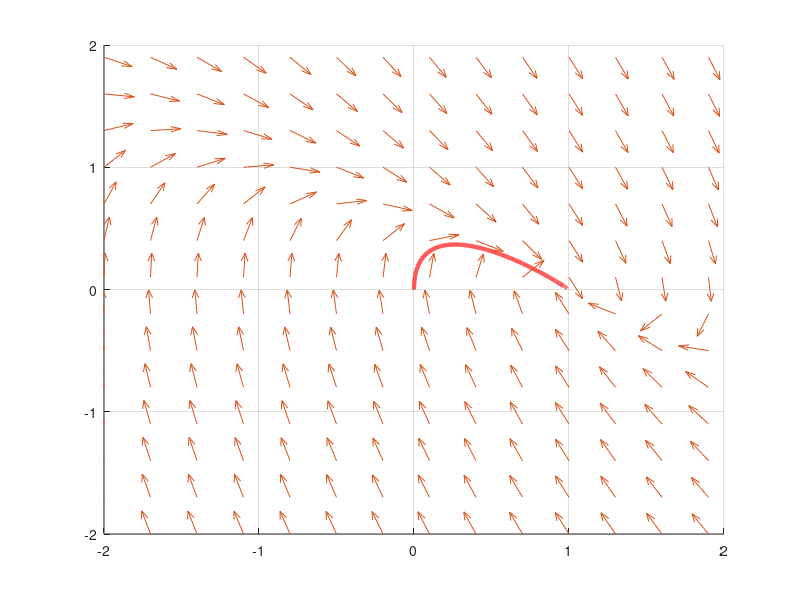

This figure's MATLAB source: (Note: this script raises an error after producing the figure.)
%% Dynamical System (mass-spring-damper system)

% d^2y/dt^2 + (b/m)*dy/dt + (k/m)*y(t) = (1/m)*F

%% Initialise simulation
clc
clear
close all

%% System parameters
b_damper=2.0;
k_spring=1.0;
mass=1.0;
force=1.0;

%% Simulation Parameters
% Initial Conditions
x1_0=0;
x2_0=0;

% Sampling time
dt=0.001;

% Final time
tf=15;

%% Build meshgrid for the Vector Field of the Pendulum System
res=0.3;
[X1,X2] = meshgrid(-2:res:2,-2:res:2);

%% Define the system and lyapunov functions
% Pendulum system with friction
x1dot=X2;
x2dot=-(b_damper/mass)*X2-(k_spring/mass)*X1+force;

%% Normalise Vectors in the vector field
x1dot_n=(x1dot./(sqrt(x1dot.^2+x2dot.^2)));
x2dot_n=(x2dot./(sqrt(x1dot.^2+x2dot.^2)));

%% Euler Approximation configuration

% Vector initialisation
t=0:dt:tf;
x1= zeros(length(t),1);
x2= zeros(length(t),1);
x1(1)=x1_0;
x2(1)=x2_0;

%% Euler Approximation of the Solution
for k=1:length(t)-1
     x1(k+1)=x1(k)+dt*(x2(k));
     x2(k+1)=x2(k)+dt*(-(b_damper/mass)*x2(k)-(k_spring/mass)*x1(k)+(1/mass)*force);
end

%% Plotting

figure(1);
grid on
hold on
axis([-2 2 -2 2])

% Plot Solution
plot(x1,x2,'LineWidth',3,'color','r')

% Plot Vector Field of the Pendulum (uncomment)
q=quiver(X1,X2,x1dot_n,x2dot_n,0.5);
q.LineWidth=1.5;


xlabel ('$x_1$','interpreter','latex','FontSize',22)
ylabel ('$x_2$','interpreter','latex','FontSize',22)
title ('Mass-Spring-Damper System','FontSize',20)

figure(2)
plot(t,x1,'LineWidth',3,'color','b')
hold
plot(t,x2,'LineWidth',3,'color','r')
xlabel ('$t$','interpreter','latex','FontSize',22)
ylabel ('$x_1, x_2t$','interpreter','latex','FontSize',22)
title ('Mass-Spring-Damper System','FontSize',20)

figure(3)
plot3(t,x1,x2,'LineWidth',3,'color','b')
xlabel ('$t$','interpreter','latex','FontSize',22)
ylabel ('$x_1$','interpreter','latex','FontSize',22)
zlabel ('$x_2$','interpreter','latex','FontSize',22)
title ('Mass-Spring-Damper System','FontSize',20)